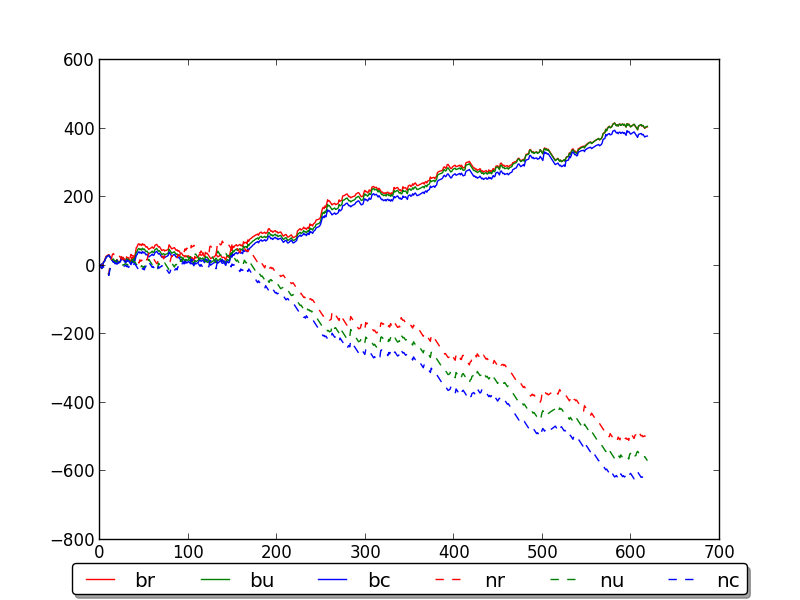

Python code for this plot:
#!/usr/bin/python
import sys
import numpy as np
import matplotlib.pyplot as plt
import re

def team_ana():
    bet=[52,55,60,63,65,67,68,69,70,79,80,81,82,83,84]
    underdog=[54,59,62,64,71,72,73,74,75]
    br=0.0
    bu=0.0
    bc=0.0
    nr=0.0
    nu=0.0
    nc=0.0
    buf=0
    team_f=open("ideal.txt",'a')
    team_f.write(str(0)+" "+str(0)+" "+str(br)+" "+str(bu)+" "+str(bc)+" "+str(nr)+" "+str(nu)+" "+str(nc)+'\n')
    with open("data-good-new") as f:
        content = f.readlines()
    while (buf<len(content)):
        t=content[buf]
        #var=re.sub('s+','\t',t).split('\t')
        #t.strip() for t in data_string.splitlines():
        #var=t
        var=t.split('\t')
        if((int(var[6]) not in bet) and (100-int(var[6]) not in underdog )):
            buf+=1
            continue
        #print var[0],var[1],var[2],var[3],var[4],var[5],var[6],var[7],var[8],var[9]
        odds=var[8].split()
        if(len(odds)<7):
            lr=float(odds[0])
            lu=float(odds[1])
            lc=float(odds[2])
            rr=float(odds[5])
            ru=float(odds[4])
            rc=float(odds[3])
        else:
            lr=float(odds[1])
            lu=float(odds[2])
            lc=float(odds[3])
            rr=float(odds[6])
            ru=float(odds[5])
            rc=float(odds[4])
        if ((int(var[6])in bet) or ((100-int(var[6])) in bet)):
            if (int(var[6])>50 and var[5]=="1"):
                #br+=int(var[8+idx])
                #bu+=int(var[9+idx])
                #bc+=int(intvar[10+idx])
                br+=lr
                bu+=lu
                bc+=lc
                nr-=4
                nu-=4
                nc-=4
            elif (int(var[6])<50 and var[5]=="2"):
                #br+=int(var[13-idx])
                #bu+=int(var[12-idx])
                #bc+=int(var[11-idx])
                br+=rr
                bu+=ru
                bc+=rc
                nr-=4
                nu-=4
                nc-=4
            elif (int(var[6])>50 and var[5]=="2"):
                #br+=int(var[8+idx])
                #bu+=int(var[9+idx])
                #bc+=int(intvar[10+idx])
                br-=4
                bu-=4
                bc-=4
                nr+=rr
                nu+=ru
                nc+=rc
            elif (int(var[6])<50 and var[5]=="1"):
                #br+=int(var[8+idx])
                #bu+=int(var[9+idx])
                #bc+=int(intvar[10+idx])
                br-=4
                bu-=4
                bc-=4
                nr+=lr
                nu+=lu
                nc+=lc
        else:
            if (int(var[6])<50 and var[5]=="1"):
                nr-=4
                nu-=4
                nc-=4
                br+=lr
                bu+=lu
                bc+=lc
                #nr+=int(var[8+idx])
                #nu+=int(var[9+idx])
                #nc+=int(var[10+idx])

            elif (int(var[6])>50 and var[5]=="2"):
                nr-=4
                nu-=4
                nc-=4
                br+=rr
                bu+=ru
                bc+=rc
            elif (int(var[6])>50 and var[5]=="1"):
                nr+=lr
                nu+=lu
                nc+=lc
                br-=4
                bu-=4
                bc-=4
            elif (int(var[6])<50 and var[5]=="2"):
                br-=4
                bu-=4
                bc-=4
                nr+=rr
                nu+=ru
                nc+=rc
            #nr+=int(var[13-idx])
            #nu+=int(var[12-idx])
            #nc+=int(var[11-idx])
            #print var[0],br,bu,bc,nr,nu,nc
        buf+=1
        team_f=open("ideal.txt",'a')
        team_f.write(var[0]+" "+var[1]+" "+str(br)+" "+str(bu)+" "+str(bc)+" "+str(nr)+" "+str(nu)+" "+str(nc)+'\n')
    team_draw=np.genfromtxt("./ideal.txt",delimiter=' ',names=['foo','bar','br','bu','bc','nr','nu','nc'])
#    print(team_draw['bu'])
# Create the plot
    plt.plot(team_draw['br'],label='br',color='r')
    plt.plot(team_draw['bu'],label='bu',color='g')
    plt.plot(team_draw['bc'],label='bc',color='b')
    plt.plot(team_draw['nr'],label='nr',color='r',linestyle="dashed")
    plt.plot(team_draw['nu'],label='nu',color='g',linestyle="dashed")
    plt.plot(team_draw['nc'],label='nc',color='b',linestyle="dashed")
    plt.legend(
            loc='upper center', bbox_to_anchor=(0.5, -0.03),
                      fancybox=True, shadow=True, ncol=6
            )
# Save the figure in a separate file
    plt.savefig("ideal.png")
# Draw the plot to the screen
#    plt.show()
    plt.clf()

team_ana()
